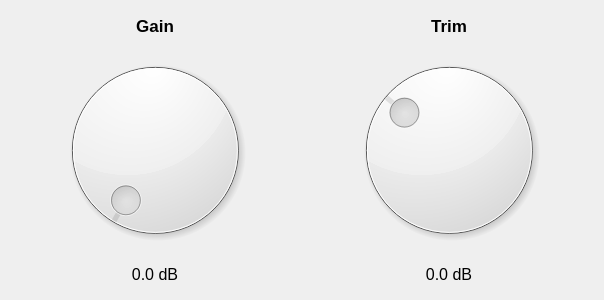
<?xml version="1.0" encoding="UTF-8"?>
<ui version="4.0">
 <class>GainTrimUI</class>
 <widget class="QWidget" name="GainTrimUI">
  <property name="geometry">
   <rect>
    <x>0</x>
    <y>0</y>
    <width>604</width>
    <height>300</height>
   </rect>
  </property>
  <property name="maximumSize">
   <size>
    <width>16777215</width>
    <height>300</height>
   </size>
  </property>
  <property name="windowTitle">
   <string>GainTrimUI</string>
  </property>
  <layout class="QGridLayout" name="gridLayout">
   <item row="0" column="0">
    <layout class="QVBoxLayout" name="verticalLayout">
     <item>
      <widget class="QLabel" name="label_3">
       <property name="maximumSize">
        <size>
         <width>16777215</width>
         <height>30</height>
        </size>
       </property>
       <property name="font">
        <font>
         <pointsize>13</pointsize>
         <bold>true</bold>
        </font>
       </property>
       <property name="text">
        <string>Gain</string>
       </property>
       <property name="alignment">
        <set>Qt::AlignmentFlag::AlignCenter</set>
       </property>
      </widget>
     </item>
     <item>
      <widget class="QDial" name="pot_gain">
       <property name="minimum">
        <number>0</number>
       </property>
       <property name="maximum">
        <number>600</number>
       </property>
      </widget>
     </item>
     <item>
      <widget class="QLabel" name="label_gain">
       <property name="maximumSize">
        <size>
         <width>16777215</width>
         <height>30</height>
        </size>
       </property>
       <property name="font">
        <font>
         <pointsize>12</pointsize>
        </font>
       </property>
       <property name="text">
        <string>0.0 dB</string>
       </property>
       <property name="alignment">
        <set>Qt::AlignmentFlag::AlignCenter</set>
       </property>
      </widget>
     </item>
    </layout>
   </item>
   <item row="0" column="1">
    <layout class="QVBoxLayout" name="verticalLayout_2">
     <item>
      <widget class="QLabel" name="label_4">
       <property name="maximumSize">
        <size>
         <width>16777215</width>
         <height>30</height>
        </size>
       </property>
       <property name="font">
        <font>
         <pointsize>13</pointsize>
         <italic>false</italic>
         <bold>true</bold>
        </font>
       </property>
       <property name="text">
        <string>Trim</string>
       </property>
       <property name="alignment">
        <set>Qt::AlignmentFlag::AlignCenter</set>
       </property>
      </widget>
     </item>
     <item>
      <widget class="QDial" name="pot_trim">
       <property name="minimum">
        <number>-300</number>
       </property>
       <property name="maximum">
        <number>600</number>
       </property>
      </widget>
     </item>
     <item>
      <widget class="QLabel" name="label_trim">
       <property name="maximumSize">
        <size>
         <width>16777215</width>
         <height>30</height>
        </size>
       </property>
       <property name="font">
        <font>
         <pointsize>12</pointsize>
        </font>
       </property>
       <property name="text">
        <string>0.0 dB</string>
       </property>
       <property name="alignment">
        <set>Qt::AlignmentFlag::AlignCenter</set>
       </property>
      </widget>
     </item>
    </layout>
   </item>
  </layout>
 </widget>
 <resources/>
 <connections/>
</ui>
